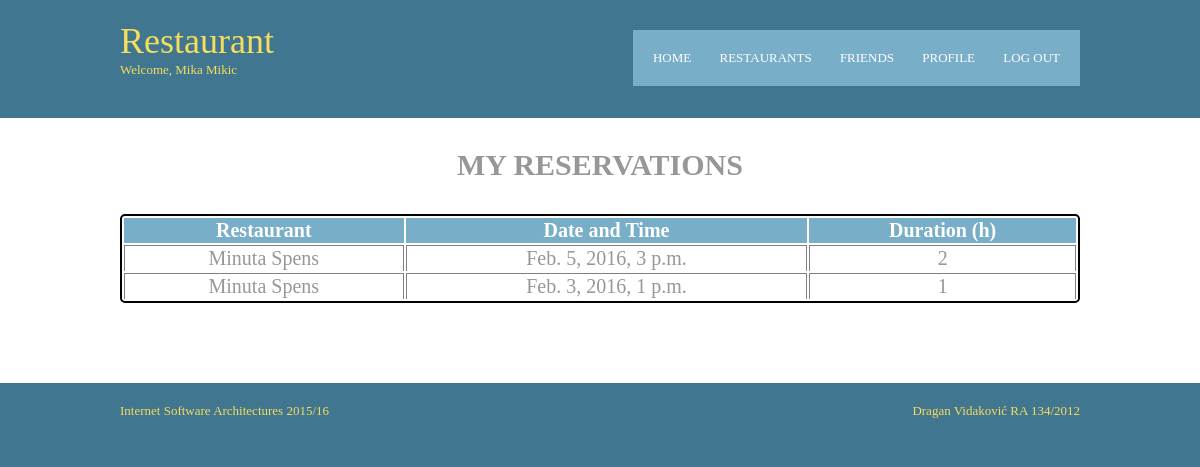
Page /restaurant/myreservations/1/ (signed in) on the committed database.
### restaurant/models.py (models this page shows, shortened)
class Reservation(models.Model):
    coming = models.DateTimeField('reservation time')
    duration = models.IntegerField()
    guest = models.ForeignKey(Guest, on_delete=models.CASCADE)
    restaurant = models.ForeignKey(Restaurant, on_delete=models.CASCADE)

class Restaurant(models.Model):
    name = models.CharField(max_length=100)
    description = models.CharField(max_length=200)
    address = models.CharField(max_length=200, null=True, blank=True)
    rows = models.IntegerField()
    columns = models.IntegerField()
    tables = models.IntegerField()
    is_ready = models.BooleanField(default=False)
    def __str__(self):
        return self.name

### restaurant/views.py (the view)
# urls.py: url(r'^myreservations/(?P<guest_id>[0-9]+)/$', views.myreservations, name='myreservations'),
@login_required(login_url='/')
def myreservations(request, guest_id):
    this_guest = get_object_or_404(Guest, pk=guest_id)
    this_reservations = Reservation.objects.filter(guest=this_guest)
    return render(request, 'restaurant/my_reservations.html', context={
        'guest': this_guest,
        'reservations': this_reservations
    })

### restaurant/templates/restaurant/my_reservations.html (shortened to what this page needs)
<!DOCTYPE html>
<html>
<head>
    {% load staticfiles %}
<link rel="stylesheet" href="{% static 'restaurant/layout.css' %}" type="text/css">
</head>
<body>
<div class="wrapper row1">
  <header id="header" class="clear">
    <div id="hgroup">
      <h1>Restaurant</h1>
	  <h2>Welcome, {{ user.get_full_name }}</h2>
    </div>
    <nav>
      <ul>
          <li><a href="{% url 'restaurant:guest' guest.id %}">Home</a></li>
          <li><a href="{% url 'restaurant:restaurantlist' guest.id %}">Restaurants</a></li>
          <li><a href="{% url 'restaurant:friends' guest.id %}">Friends</a></li>
          <li><a href="{% url 'restaurant:profile' guest.id %}">Profile</a></li>
          <li class="last"><a href="{% url 'restaurant:logout' %}">Log Out</a></li>
      </ul>
    </nav>
  </header>
</div>
<div class="wrapper row2">
  <div id="container" class="clear">
    <section id="slider" class="clear">
        <h1>My Reservations</h1>
        <br />
        <br />
        <table id="visits" class="sortable">
            <thead>
                <th>Restaurant</th>
                <th>Date and Time</th>
                <th>Duration (h)</th>
            </thead>
            {% for reservation in reservations %}
                <tr>
                    <td>{{ reservation.restaurant }}</td>
                    <td>{{ reservation.coming }}</td>
                    <td>{{ reservation.duration }}</td>
                </tr>
            {% endfor %}
        </table>
    </section>
  </div>
</div>
<div class="wrapper row3">
  <footer id="footer" class="clear">
    <p class="fl_left">Internet Software Architectures 2015/16</p>
    <p class="fl_right">Dragan Vidaković RA 134/2012</p>
  </footer>
</div>
</body>
</html>

### restaurant/static/restaurant/layout.css (style rules this page uses)
html { overflow-y:scroll; }
body { margin:0; padding:0; font-size:13px; font-family:Georgia, "Times New Roman", Times, serif; color:#919191; background-color:#417690; }
.clear:after { content:"."; display:block; height:0; clear:both; visibility:hidden; line-height:0; }
.clear { display:block; clear:both; }
a { outline:none; text-decoration:none; }
.fl_left { float:left; }
.fl_right { float:right; }
address, article, aside, figcaption, figure, footer, header, nav, section { display:block; margin:0; padding:0; }
div.wrapper { display:block; width:100%; margin:0; padding:0; text-align:left; }
.row1, .row1 a { color:#F5DD5D; background-color:#417690; }
.row2 { color:#979797; background-color:#FFFFFF; }
.row3, .row3 a { color:#F5DD5D; background-color:#417690; }
#header, #container, #footer { display:block; width:960px; margin:0 auto; }
nav ul { margin:0; padding:0; list-style:none; }
h1, h2, h3, h4, h5, h6 { margin:0; padding:0; font-size:16px; font-weight:bold; font-style:normal; line-height:normal; text-transform:uppercase; }
#header { padding:20px 0; }
#header #hgroup { float:left; margin:0 0 20px 0; }
#header #hgroup h1, #header #hgroup h2 { font-weight:normal; text-transform:none; }
#header #hgroup h1 { font-size:36px; }
#header #hgroup h2 { font-size:13px; }
#header nav { display:block; float:right; margin:10px 0 0 0; padding:20px 0; color:#FFFFFF; background-color:#79AEC8; }
#header nav ul { padding:0 20px; }
#header nav li { display:inline; margin-right:25px; text-transform:uppercase; }
#header nav li.last { margin-right:0; }
#header nav li a { color:#FFFFFF; background-color:#79AEC8; }
#container { padding:30px 0; }
#container section { display:block; width:100%; margin:0 0 50px 0; padding:0; }
#container h1 { display: block; float: none; margin: auto; font-size: 30px; font-weight: bold; text-align: center; }
table#visits { margin-left: auto; margin-right: auto; width: 100%; border: 2px solid black; border-radius: 5px; text-align: center; font-size: 20px; }
table#visits th { color: #FFFFFF; background-color: #79AEC8; }
table#visits td { border-left: 1px solid grey; border-right: 1px solid grey; border-top: 1px solid grey; }
#footer { padding:20px 0; }
#footer p { margin:0; padding:0; }

### rows in the picture
Reservation: restaurant "Minuta Spens", coming "Feb. 5, 2016, 3 p.m.", duration "2"
Reservation: restaurant "Minuta Spens", coming "Feb. 3, 2016, 1 p.m.", duration "1"

### other values in the picture
{{ user.get_full_name }} "Mika Mikic"
